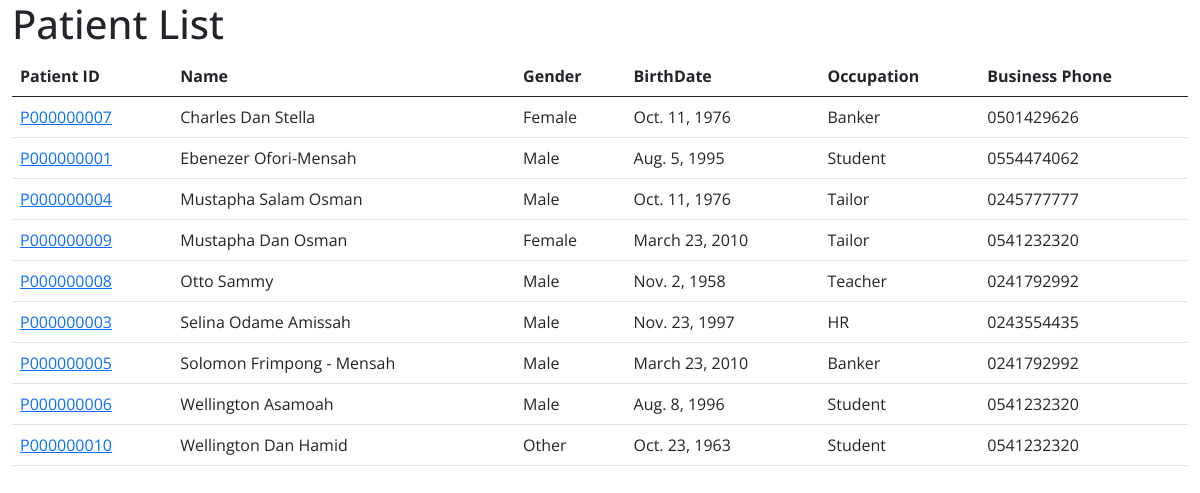
Before: /records/all/ with the older database file.
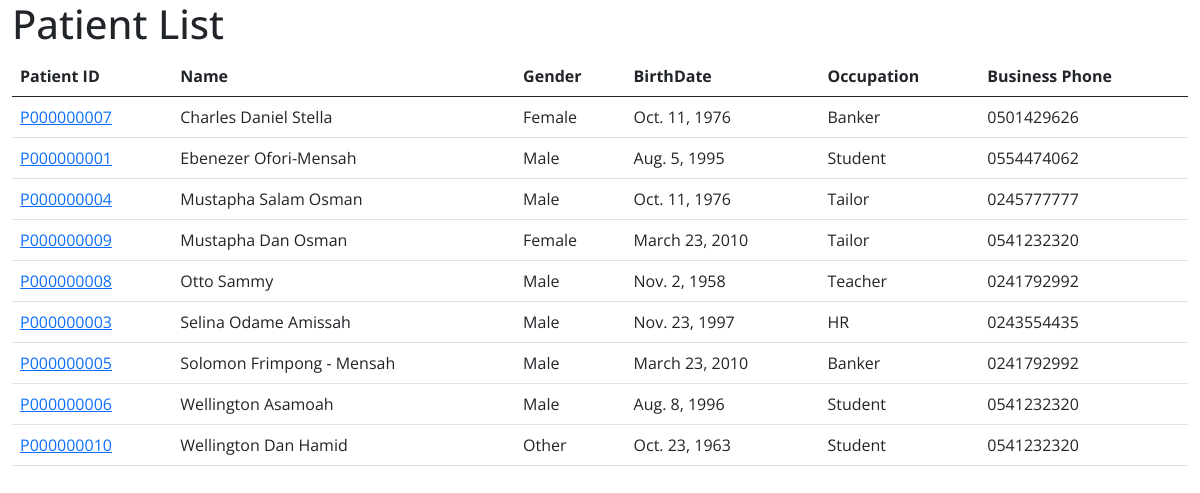
After: the same page with the newer database file.
### records/models.py (models this page shows, shortened)
class Patient(models.Model):
    PatientID = models.CharField(_("PatientID"), max_length=255, default=generatePatientID, unique=True)
    EmailAddress = models.CharField(_("Email Address"), max_length=255)
    TitleID = models.ForeignKey(Title, verbose_name = _("Title"), on_delete=models.SET_DEFAULT, default='1')
    FirstName = models.CharField(_("First Name"), max_length=255)
    SurName = models.CharField(_("Surname"), max_length=255)
    OtherName = models.CharField(_("Other Name"), max_length=255, blank=True)
    BirthDate = models.DateField(_("Date of Birth"))
    PatientTypeID = models.ForeignKey(PatientType, verbose_name =  _("Patient Type"), on_delete=models.SET_DEFAULT, default='1', editable=False)
    GenderID = models.ForeignKey(Gender,  verbose_name = _("Gender"), on_delete=models.SET_NULL, null=True, default=1)
    Occupation = models.CharField(_("Occupation"), max_length=255)
    BusinessPhone = models.CharField(_("Business Phone"), max_length=255)
    ResidencePhone = models.CharField(_("Residence Phone"), max_length=255)
    ResidenceAddress = models.TextField(_("Residence Address"))
    BusinessAddress = models.TextField(_("Business Address"), blank=True, null=True)
    CountryID = models.ForeignKey(Country, verbose_name =  _("Country"), on_delete=models.SET_NULL, default='1', blank=True, null=True)
    ReligionID = models.ForeignKey(Religion, verbose_name =  _("Religion"), on_delete=models.SET_NULL, default='3', blank=True, null=True)
    MaritalStatusID = models.ForeignKey(MaritalStatus, verbose_name =  _("Marital Status"), on_delete=models.SET_NULL, default='1', blank=True, null=True)
    CreatedAt = models.DateTimeField(auto_now_add=True)
    Status = models.BooleanField(_("Patient Status"), default=True, editable=False)
    PatientRankLevel = models.ForeignKey('PatientRankLevel', verbose_name=_("Patient Rank Level"), on_delete=models.SET_NULL, null=True, blank=True, editable=False)
    PatientRank = models.ForeignKey('PatientRank', verbose_name=_("Patient Level"), on_delete=models.SET_NULL, null=True, blank=True, editable=False)
    PatientCategory = models.ForeignKey('PatientCategory', verbose_name=_("Patient Category"), on_delete=models.SET_NULL, null=True, blank=True, editable=False)
    class Meta:
        verbose_name = "Patient"
        verbose_name_plural = "Patients"
    def __str__(self) -> str:
        return f'{self.FirstName}  {self.OtherName}  {self.SurName}'

class Gender(models.Model):
    GenderName = models.CharField(_("Gender Name"), max_length=255)
    Description = models.TextField(blank=True, null=True)
    Status = models.BooleanField(_("Relation Type Status"), default=True)
    class Meta:
        verbose_name = "Gender"
        verbose_name_plural = "Genders"
    def __str__(self) -> str:
        return f'{self.GenderName}'

### records/views.py (the view)
# urls.py: path('all/', views.PatientListView.as_view(), name='patient_list'),
class PatientListView(ListView):
    queryset = Patient.objects.filter(Status=True).order_by('FirstName')
    template_name = 'records/patient_list.html'
    context_object_name = 'patients'

### templates/records/patient_list.html (shortened to what this page needs)
{% extends 'extras/base.html' %}
{% block content %}
    <h1>Patient List</h1>
    <table class="table">
        <thead>
            <tr>
                <th>Patient ID</th>
                <th>Name</th>
                <th>Gender</th>
                <th>BirthDate</th>
                <th>Occupation</th>
                <th>Business Phone</th>
            </tr>
        </thead>
        <tbody>
            {% if patients %}
                {% for patient in patients %}
                    <tr>
                        <td scope="row"><a href="{% url 'patient_detail' patient.PatientID %}">{{patient.PatientID}}</a></td>
                        <td>{{patient}}</td>
                        <td>{{patient.GenderID}}</td>
                        <td>{{patient.BirthDate}}</td>
                        <td>{{patient.Occupation}}</td>
                        <td>{{patient.BusinessPhone}}</td>
                    </tr>
                {% endfor %}
            {% else %}
                <p>No Patient Registered
            {% endif %}
        </tbody>
    </table>
{% endblock content %}

Changed rows visible on the page:
changed Patient: FirstName+OtherName+SurName "Charles Dan Stella" → "Charles Daniel Stella"
